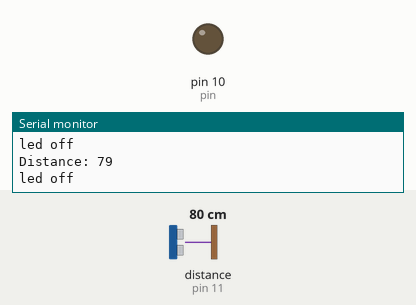
This sketch was run on a simulated Arduino Uno, built with avr-gcc and run on an emulated ATmega328P. Parts: output pins drawn as LEDs (lit = HIGH), the last lines printed to the serial monitor. Wiring (inferred from the names in the program): ultrasonic range finder: trigger pin 12; echo pin 11. The test bench sets the inputs (shaded band); at power-on: distance to the obstacle (sensor on pin 11) 80 cm. The echo pulse lasts 58.3 µs per cm; pins used as bus, display or sensor lines are not drawn.

Above: at 1.2 s.
1.3 s: distance to the obstacle (sensor on pin 11) set to 22 cm
2.8 s: distance to the obstacle (sensor on pin 11) set to 17 cm
At 3.3 s:
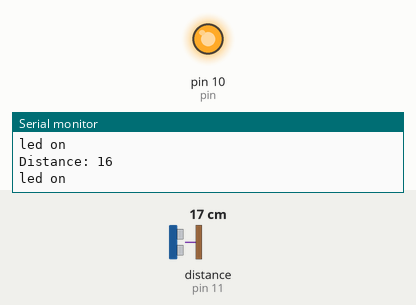
4.3 s: distance to the obstacle (sensor on pin 11) set to 35 cm
At 5.5 s:
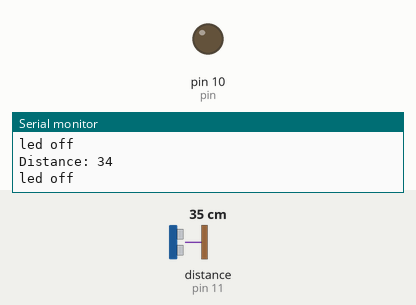
5.8 s: distance to the obstacle (sensor on pin 11) set to 9 cm
At 6.9 s:
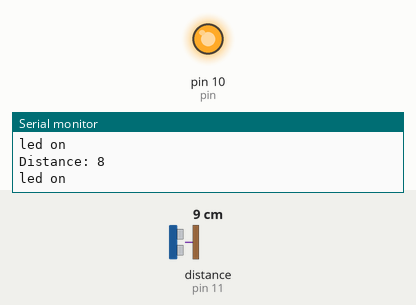
Timing chart, 0 to 8.3 s (numbered marks = the images above; inputs shaded):
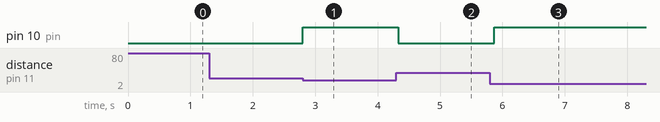

Measured:
- the behaviour switches between 21 and 20 cm on distance to the obstacle (sensor on pin 11) (found by bisection; images 0 and 1)
- after the input at 2.8 s, pin 10 (pin): LOW → HIGH at once
- after the input at 4.3 s, pin 10 (pin): HIGH → LOW at once
- after the input at 5.8 s, pin 10 (pin): LOW → HIGH after 0.07 s

The sketch:

echo.ino
```cpp
// defines pins numbers
const int trigPin = 12;
const int echoPin = 11;
int pin = 10;
// defines variables
long dur;
int distance;
void setup() {
pinMode(trigPin, OUTPUT); // Sets the trigPin as an Output
pinMode(pin, OUTPUT);
pinMode(echoPin, INPUT); // Sets the echoPin as an Input
Serial.begin(9600); // Starts the serial communication
}
void loop() {
// Clears the trigPin
digitalWrite(trigPin, LOW);
delayMicroseconds(2);
// Sets the trigPin on HIGH state for 10 micro seconds
digitalWrite(trigPin, HIGH);
delayMicroseconds(10);
digitalWrite(trigPin, LOW);
// Reads the echoPin, returns the sound wave travel time in microseconds
dur = pulseIn(echoPin, HIGH);
// Calculating the distance
distance= dur*0.034/2;
// Prints the distance on the Serial Monitor
Serial.print("Distance: ");
Serial.println(distance);

if(distance<20)
  { Serial.println("led on");
   digitalWrite(pin, HIGH);
   delay(100);
  }
  else
  {Serial.println("led off");
   digitalWrite(pin, LOW);
   delay(100);
  }
}
```
